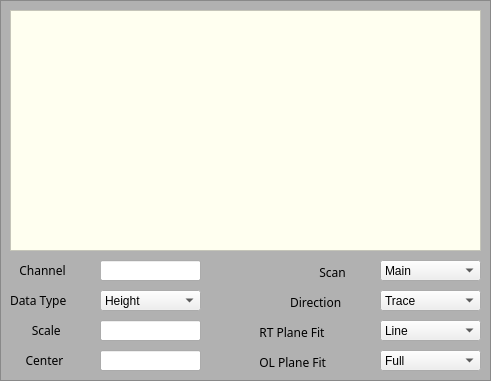
            <widget class="QFrame" name="frame_17">
             <property name="geometry">
              <rect>
               <x>410</x>
               <y>550</y>
               <width>491</width>
               <height>381</height>
              </rect>
             </property>
             <property name="styleSheet">
              <string notr="true">QFrame
{background-color:rgb(177, 177, 177)}</string>
             </property>
             <property name="frameShape">
              <enum>QFrame::StyledPanel</enum>
             </property>
             <property name="frameShadow">
              <enum>QFrame::Raised</enum>
             </property>
             <widget class="QFrame" name="frame_18">
              <property name="geometry">
               <rect>
                <x>10</x>
                <y>10</y>
                <width>471</width>
                <height>241</height>
               </rect>
              </property>
              <property name="styleSheet">
               <string notr="true">QFrame{background-color:rgb(255,255,240)}</string>
              </property>
              <property name="frameShape">
               <enum>QFrame::StyledPanel</enum>
              </property>
              <property name="frameShadow">
               <enum>QFrame::Raised</enum>
              </property>
             </widget>
             <widget class="QComboBox" name="comboBox_25">
              <property name="geometry">
               <rect>
                <x>100</x>
                <y>290</y>
                <width>101</width>
                <height>21</height>
               </rect>
              </property>
              <item>
               <property name="text">
                <string>Height</string>
               </property>
              </item>
              <item>
               <property name="text">
                <string>Deflection</string>
               </property>
              </item>
             </widget>
             <widget class="QLabel" name="label_61">
              <property name="geometry">
               <rect>
                <x>310</x>
                <y>260</y>
                <width>61</width>
                <height>24</height>
               </rect>
              </property>
              <property name="font">
               <font>
                <family>Arial Black</family>
                <pointsize>9</pointsize>
               </font>
              </property>
              <property name="text">
               <string>   Scan</string>
              </property>
             </widget>
             <widget class="QLabel" name="label_62">
              <property name="geometry">
               <rect>
                <x>290</x>
                <y>290</y>
                <width>76</width>
                <height>24</height>
               </rect>
              </property>
              <property name="font">
               <font>
                <family>Arial Black</family>
                <pointsize>9</pointsize>
               </font>
              </property>
              <property name="text">
               <string>Direction</string>
              </property>
             </widget>
             <widget class="QComboBox" name="comboBox_26">
              <property name="geometry">
               <rect>
                <x>380</x>
                <y>290</y>
                <width>101</width>
                <height>21</height>
               </rect>
              </property>
              <item>
               <property name="text">
                <string>Trace</string>
               </property>
              </item>
              <item>
               <property name="text">
                <string>Retrace</string>
               </property>
              </item>
             </widget>
             <widget class="QComboBox" name="comboBox_27">
              <property name="geometry">
               <rect>
                <x>380</x>
                <y>260</y>
                <width>101</width>
                <height>21</height>
               </rect>
              </property>
              <item>
               <property name="text">
                <string>Main</string>
               </property>
              </item>
             </widget>
             <widget class="QLineEdit" name="lineEdit_7">
              <property name="geometry">
               <rect>
                <x>100</x>
                <y>260</y>
                <width>101</width>
                <height>21</height>
               </rect>
              </property>
              <property name="styleSheet">
               <string notr="true">QLineEdit{border:rgb(213, 213, 213)};</string>
              </property>
             </widget>
             <widget class="QLineEdit" name="lineEdit_14">
              <property name="geometry">
               <rect>
                <x>100</x>
                <y>320</y>
                <width>101</width>
                <height>21</height>
               </rect>
              </property>
              <property name="styleSheet">
               <string notr="true">QLineEdit{border:rgb(213, 213, 213)};</string>
              </property>
             </widget>
             <widget class="QLabel" name="label_63">
              <property name="geometry">
               <rect>
                <x>10</x>
                <y>260</y>
                <width>91</width>
                <height>21</height>
               </rect>
              </property>
              <property name="font">
               <font>
                <family>Arial Black</family>
                <pointsize>9</pointsize>
               </font>
              </property>
              <property name="text">
               <string>   Channel</string>
              </property>
             </widget>
             <widget class="QLabel" name="label_64">
              <property name="geometry">
               <rect>
                <x>10</x>
                <y>320</y>
                <width>81</width>
                <height>21</height>
               </rect>
              </property>
              <property name="font">
               <font>
                <family>Arial Black</family>
                <pointsize>9</pointsize>
               </font>
              </property>
              <property name="text">
               <string>       Scale</string>
              </property>
             </widget>
             <widget class="QLabel" name="label_65">
              <property name="geometry">
               <rect>
                <x>10</x>
                <y>350</y>
                <width>91</width>
                <height>21</height>
               </rect>
              </property>
              <property name="font">
               <font>
                <family>Arial Black</family>
                <pointsize>9</pointsize>
               </font>
              </property>
              <property name="text">
               <string>     Center</string>
              </property>
             </widget>
             <widget class="QLabel" name="label_66">
              <property name="geometry">
               <rect>
                <x>10</x>
                <y>290</y>
                <width>91</width>
                <height>21</height>
               </rect>
              </property>
              <property name="font">
               <font>
                <family>Arial Black</family>
                <pointsize>9</pointsize>
               </font>
              </property>
              <property name="text">
               <string>Data Type</string>
              </property>
             </widget>
             <widget class="QLineEdit" name="lineEdit_15">
              <property name="geometry">
               <rect>
                <x>100</x>
                <y>350</y>
                <width>101</width>
                <height>21</height>
               </rect>
              </property>
              <property name="styleSheet">
               <string notr="true">QLineEdit{border:rgb(213, 213, 213)};</string>
              </property>
              <property name="text">
               <string/>
              </property>
             </widget>
             <widget class="QComboBox" name="comboBox_28">
              <property name="geometry">
               <rect>
                <x>380</x>
                <y>350</y>
                <width>101</width>
                <height>21</height>
               </rect>
              </property>
              <item>
               <property name="text">
                <string>Full</string>
               </property>
              </item>
             </widget>
             <widget class="QLabel" name="label_67">
              <property name="geometry">
               <rect>
                <x>250</x>
                <y>320</y>
                <width>121</width>
                <height>24</height>
               </rect>
              </property>
              <property name="font">
               <font>
                <family>Arial Black</family>
                <pointsize>9</pointsize>
               </font>
              </property>
              <property name="text">
               <string>   RT Plane Fit</string>
              </property>
             </widget>
             <widget class="QComboBox" name="comboBox_29">
              <property name="geometry">
               <rect>
                <x>380</x>
                <y>320</y>
                <width>101</width>
                <height>21</height>
               </rect>
              </property>
              <item>
               <property name="text">
                <string>Line</string>
               </property>
              </item>
             </widget>
             <widget class="QLabel" name="label_68">
              <property name="geometry">
               <rect>
                <x>250</x>
                <y>350</y>
                <width>121</width>
                <height>24</height>
               </rect>
              </property>
              <property name="font">
               <font>
                <family>Arial Black</family>
                <pointsize>9</pointsize>
               </font>
              </property>
              <property name="text">
               <string>   OL Plane Fit</string>
              </property>
             </widget>
            </widget>
